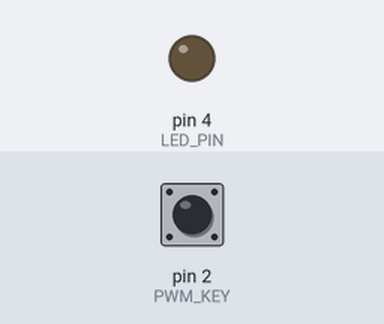
The sketch below on a simulated Arduino Uno, built with avr-gcc and run on an emulated ATmega328P. Parts: output pins drawn as LEDs (lit = HIGH). The test bench sets the inputs (shaded band); at power-on: pin 2 (PWM_KEY) LOW.

Above: at 1.2 s.
1.3 s: pin 2 (PWM_KEY) pulled HIGH for 0.15 s
At 1.62 s:
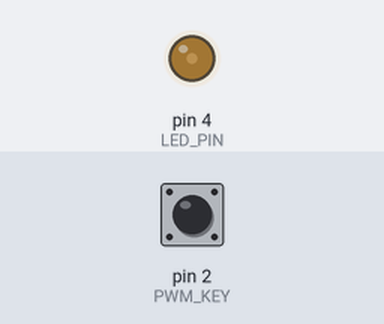
4.3 s: pin 2 (PWM_KEY) pulled HIGH for 1 s
At 5.72 s:
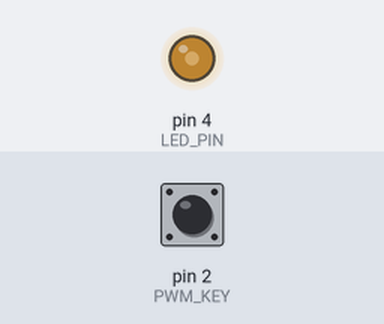
7.3 s: pin 2 (PWM_KEY) pulled HIGH for 0.15 s
At 7.72 s:
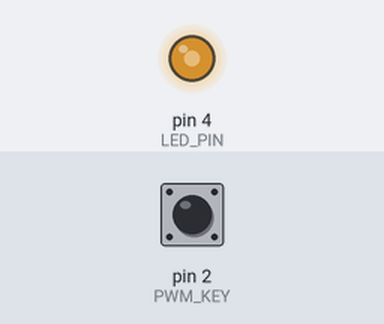
10.3 s: pin 2 (PWM_KEY) pulled HIGH for 3.2 s
Timing chart, 0 to 16.0 s (numbered marks = the images above; inputs shaded):
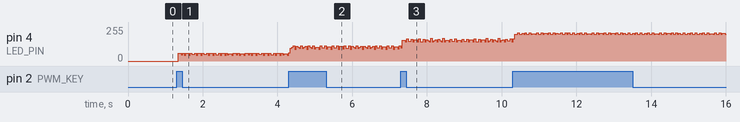

The sketch:

timer_based_PWM_keypress.ino
```cpp
/*
 * Author Name    : Badrikesh Prusty
 * Organisation   : Emertxe Information Technologies (P) Ltd.
 * Date           : 30/08/2020
 * Description    : Write an Arduino program to implement 5 level timer based PWM LED dimmer
 * Input          : Press the button to increse the brightness by 20%
 * Output         : LED brightness increases by 20% on every keypress after 100% if key is pressed it turns off and cycle continues
 */

#define PWM_KEY   2
#define LED_PIN   4
#define PERIOD    250

static byte T_on;

void setup() {
    cli();        //deactivate interupts for any generation of interrupt while configuring

    //Timer0
    TCCR0A = 0;   //set all the bits of 0A and 0B register to  0
    TCCR0B = 0;
    TCNT0 = 0;    //TCNT register is a timer counter register, the value of this register increases on every TICK, TICK is time taken by 1 instruction cycle
    OCR0A = 10;                            //OCR is a output compare register, TCNT register value is compared with this register
    TCCR0A |= 1 << WGM01;                   //Turn on CTC mode: clear on compare. Turn TCNT to 0 if TCNT and OCR reg value matches
    TCCR0B |= (1 << CS01) | (1 << CS00);    //Set the prescaler value to 64
    TIMSK0 |= 1 << OCIE0A;                  //Generate the interrupt on compare

    sei();        //activate interrupts


    pinMode(PWM_KEY, INPUT);
    pinMode(LED_PIN, OUTPUT);
}

ISR(TIMER0_COMPA_vect)  {                   //Interrupt service routine of Timer0 interrupt
    static byte duty;

    if ( duty <= T_on )                   //if duty is less than equal to T_on value
        digitalWrite(LED_PIN, HIGH);      //turn the LED on

    else                                  //of more then turn off the LED
        digitalWrite(LED_PIN, LOW);

    if ( duty++ == PERIOD )                //if incremented duty value matches with PERIOD value go to this block
        duty = 0;                          //turn the duty value to 0 every period
}

void loop() {                         //code within loop function runs infinite number of times in a loop
    static bool key, key_flag;

    key = digitalRead(PWM_KEY);       //check for keypress

    if ( key && key_flag )  {         //don't increase T_on by more than 50 if key is pressed for long enough time
        key_flag = 0;

        if ( T_on >= PERIOD )
            T_on = 0;                 //turn the T_on back to 0 if it is equal to PERIOD

        else
            T_on += 50;               //else increment by 50 if the key is pressed
    }

    else if ( !key && !key_flag )     //keypress flag to stop detecting the keypress until next time key is pressed
        key_flag = 1;
}
```
